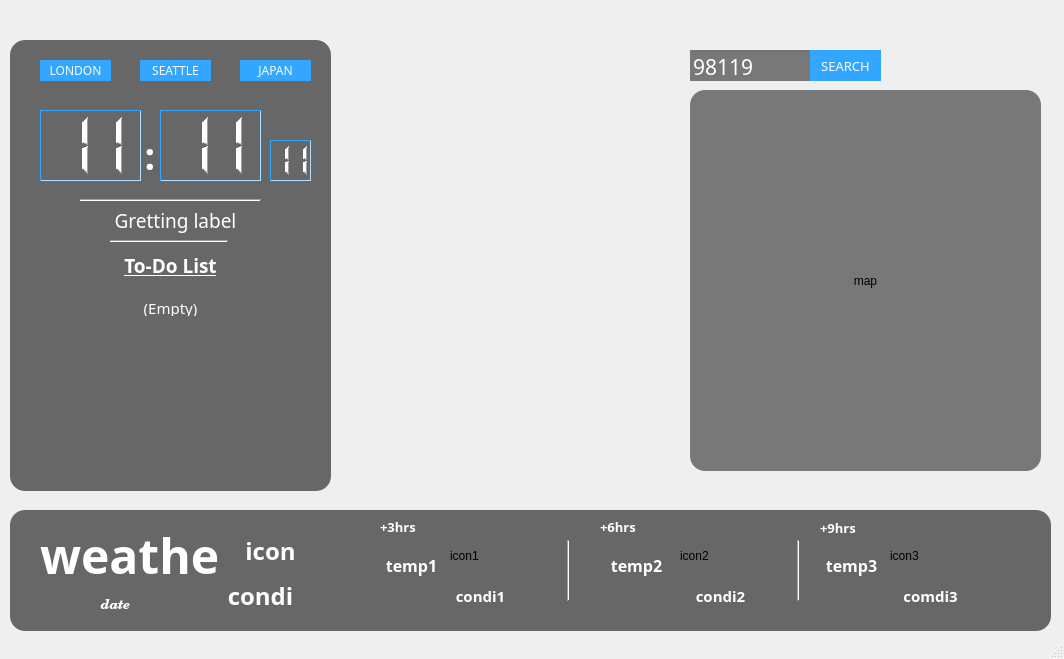
<?xml version="1.0" encoding="UTF-8"?>
<ui version="4.0">
 <class>MainWindow</class>
 <widget class="QMainWindow" name="MainWindow">
  <property name="geometry">
   <rect>
    <x>0</x>
    <y>0</y>
    <width>1064</width>
    <height>659</height>
   </rect>
  </property>
  <property name="windowTitle">
   <string>MainWindow</string>
  </property>
  <property name="styleSheet">
   <string notr="true"/>
  </property>
  <widget class="QWidget" name="centralwidget">
   <widget class="QLabel" name="backgroundLabel">
    <property name="enabled">
     <bool>true</bool>
    </property>
    <property name="geometry">
     <rect>
      <x>0</x>
      <y>0</y>
      <width>1071</width>
      <height>641</height>
     </rect>
    </property>
    <property name="text">
     <string/>
    </property>
    <property name="scaledContents">
     <bool>false</bool>
    </property>
   </widget>
   <widget class="QPushButton" name="seattleButton">
    <property name="geometry">
     <rect>
      <x>140</x>
      <y>60</y>
      <width>71</width>
      <height>21</height>
     </rect>
    </property>
    <property name="font">
     <font>
      <family>Malgun Gothic</family>
      <weight>50</weight>
      <bold>false</bold>
     </font>
    </property>
    <property name="styleSheet">
     <string notr="true">color:rgb(250,250,250);
border:none;
background-color: rgb(51, 167, 255);

</string>
    </property>
    <property name="text">
     <string>SEATTLE</string>
    </property>
   </widget>
   <widget class="QPushButton" name="japanButton">
    <property name="geometry">
     <rect>
      <x>240</x>
      <y>60</y>
      <width>71</width>
      <height>21</height>
     </rect>
    </property>
    <property name="font">
     <font>
      <family>Malgun Gothic</family>
      <weight>50</weight>
      <bold>false</bold>
     </font>
    </property>
    <property name="styleSheet">
     <string notr="true">color:rgb(250,250,250);
border:none;
background-color: rgb(51, 167, 255);</string>
    </property>
    <property name="text">
     <string>JAPAN</string>
    </property>
   </widget>
   <widget class="QPushButton" name="londonButton">
    <property name="geometry">
     <rect>
      <x>40</x>
      <y>60</y>
      <width>71</width>
      <height>21</height>
     </rect>
    </property>
    <property name="font">
     <font>
      <family>Malgun Gothic</family>
      <weight>50</weight>
      <bold>false</bold>
     </font>
    </property>
    <property name="styleSheet">
     <string notr="true">color:rgb(250,250,250);
border:none;
background-color: rgb(51, 167, 255);</string>
    </property>
    <property name="text">
     <string>LONDON</string>
    </property>
   </widget>
   <widget class="QLabel" name="tempLabel">
    <property name="geometry">
     <rect>
      <x>40</x>
      <y>500</y>
      <width>181</width>
      <height>111</height>
     </rect>
    </property>
    <property name="font">
     <font>
      <family>Malgun Gothic</family>
      <pointsize>36</pointsize>
      <weight>75</weight>
      <bold>true</bold>
     </font>
    </property>
    <property name="styleSheet">
     <string notr="true">    color: rgb(255,255, 255);    </string>
    </property>
    <property name="text">
     <string>weather</string>
    </property>
   </widget>
   <widget class="QLabel" name="conditionLabel">
    <property name="geometry">
     <rect>
      <x>210</x>
      <y>560</y>
      <width>101</width>
      <height>71</height>
     </rect>
    </property>
    <property name="font">
     <font>
      <family>Malgun Gothic</family>
      <pointsize>18</pointsize>
      <weight>75</weight>
      <bold>true</bold>
     </font>
    </property>
    <property name="styleSheet">
     <string notr="true">    color: rgb(255,255, 255);    </string>
    </property>
    <property name="text">
     <string>condi</string>
    </property>
    <property name="alignment">
     <set>Qt::AlignCenter</set>
    </property>
   </widget>
   <widget class="QLabel" name="iconLabel">
    <property name="geometry">
     <rect>
      <x>220</x>
      <y>510</y>
      <width>101</width>
      <height>81</height>
     </rect>
    </property>
    <property name="font">
     <font>
      <family>Malgun Gothic</family>
      <pointsize>18</pointsize>
      <weight>75</weight>
      <bold>true</bold>
     </font>
    </property>
    <property name="styleSheet">
     <string notr="true">    color: rgb(255,255, 255);    </string>
    </property>
    <property name="text">
     <string>icon</string>
    </property>
    <property name="alignment">
     <set>Qt::AlignCenter</set>
    </property>
   </widget>
   <widget class="QLabel" name="blurBackground">
    <property name="geometry">
     <rect>
      <x>10</x>
      <y>40</y>
      <width>321</width>
      <height>451</height>
     </rect>
    </property>
    <property name="styleSheet">
     <string notr="true">background-color:rgb(103, 103, 103);
border-radius:15px;</string>
    </property>
    <property name="text">
     <string/>
    </property>
   </widget>
   <widget class="QLabel" name="dateLabel">
    <property name="geometry">
     <rect>
      <x>40</x>
      <y>590</y>
      <width>151</width>
      <height>31</height>
     </rect>
    </property>
    <property name="font">
     <font>
      <family>Century Schoolbook</family>
      <pointsize>10</pointsize>
      <weight>75</weight>
      <italic>true</italic>
      <bold>true</bold>
     </font>
    </property>
    <property name="styleSheet">
     <string notr="true">color: rgb(255,255, 255);    

border-radius: 15px;</string>
    </property>
    <property name="text">
     <string>date</string>
    </property>
    <property name="alignment">
     <set>Qt::AlignCenter</set>
    </property>
   </widget>
   <widget class="QLCDNumber" name="hourLcd">
    <property name="geometry">
     <rect>
      <x>40</x>
      <y>110</y>
      <width>101</width>
      <height>71</height>
     </rect>
    </property>
    <property name="font">
     <font>
      <family>Malgun Gothic</family>
      <pointsize>8</pointsize>
      <weight>75</weight>
      <bold>true</bold>
     </font>
    </property>
    <property name="styleSheet">
     <string notr="true">QLCDNumber{
    color: rgb(255,255, 255); 
	border-color:rgb(51, 167, 255);   
border-width : 1.2px;
border-style:inset;
}

</string>
    </property>
    <property name="frameShape">
     <enum>QFrame::WinPanel</enum>
    </property>
    <property name="frameShadow">
     <enum>QFrame::Plain</enum>
    </property>
    <property name="digitCount">
     <number>2</number>
    </property>
    <property name="value" stdset="0">
     <double>11.000000000000000</double>
    </property>
   </widget>
   <widget class="QLCDNumber" name="minuteLcd">
    <property name="geometry">
     <rect>
      <x>160</x>
      <y>110</y>
      <width>101</width>
      <height>71</height>
     </rect>
    </property>
    <property name="font">
     <font>
      <family>Malgun Gothic</family>
      <pointsize>8</pointsize>
      <weight>75</weight>
      <bold>true</bold>
     </font>
    </property>
    <property name="styleSheet">
     <string notr="true">QLCDNumber{
    color: rgb(255,255, 255); 
	border-color:rgb(51, 167, 255);   
border-width : 1.2px;
border-style:inset;
}
</string>
    </property>
    <property name="frameShape">
     <enum>QFrame::Panel</enum>
    </property>
    <property name="frameShadow">
     <enum>QFrame::Plain</enum>
    </property>
    <property name="digitCount">
     <number>2</number>
    </property>
    <property name="value" stdset="0">
     <double>11.000000000000000</double>
    </property>
   </widget>
   <widget class="QLabel" name="label">
    <property name="geometry">
     <rect>
      <x>140</x>
      <y>110</y>
      <width>20</width>
      <height>91</height>
     </rect>
    </property>
    <property name="font">
     <font>
      <family>Malgun Gothic</family>
      <pointsize>28</pointsize>
      <weight>75</weight>
      <bold>true</bold>
     </font>
    </property>
    <property name="frameShape">
     <enum>QFrame::NoFrame</enum>
    </property>
    <property name="text">
     <string>&lt;html&gt;&lt;head/&gt;&lt;body&gt;&lt;p&gt;&lt;span style=&quot; color:#ffffff;&quot;&gt;:&lt;/span&gt;&lt;/p&gt;&lt;/body&gt;&lt;/html&gt;</string>
    </property>
    <property name="alignment">
     <set>Qt::AlignCenter</set>
    </property>
   </widget>
   <widget class="QLCDNumber" name="secondLcd">
    <property name="geometry">
     <rect>
      <x>270</x>
      <y>140</y>
      <width>41</width>
      <height>41</height>
     </rect>
    </property>
    <property name="font">
     <font>
      <pointsize>8</pointsize>
     </font>
    </property>
    <property name="styleSheet">
     <string notr="true">QLCDNumber{
    color: rgb(255,255, 255); 
	border-color:rgb(51, 167, 255);   
border-width : 1.2px;
border-style:inset;
}</string>
    </property>
    <property name="frameShape">
     <enum>QFrame::WinPanel</enum>
    </property>
    <property name="frameShadow">
     <enum>QFrame::Plain</enum>
    </property>
    <property name="digitCount">
     <number>2</number>
    </property>
    <property name="value" stdset="0">
     <double>11.000000000000000</double>
    </property>
   </widget>
   <widget class="QLineEdit" name="zipCodeEdit">
    <property name="geometry">
     <rect>
      <x>690</x>
      <y>50</y>
      <width>161</width>
      <height>31</height>
     </rect>
    </property>
    <property name="font">
     <font>
      <family>Malgun Gothic</family>
      <pointsize>16</pointsize>
      <weight>50</weight>
      <bold>false</bold>
     </font>
    </property>
    <property name="styleSheet">
     <string notr="true">QLineEdit
{
background:transparent;
color:rgb(255, 255, 255);

}

</string>
    </property>
    <property name="text">
     <string>98119</string>
    </property>
    <property name="alignment">
     <set>Qt::AlignLeading|Qt::AlignLeft|Qt::AlignTop</set>
    </property>
   </widget>
   <widget class="QPushButton" name="locationButton">
    <property name="geometry">
     <rect>
      <x>810</x>
      <y>50</y>
      <width>71</width>
      <height>31</height>
     </rect>
    </property>
    <property name="font">
     <font>
      <family>Malgun Gothic</family>
      <pointsize>10</pointsize>
      <weight>50</weight>
      <bold>false</bold>
     </font>
    </property>
    <property name="styleSheet">
     <string notr="true">color:rgb(250,250,250);
border:none;
background-color: rgb(51, 167, 255);
</string>
    </property>
    <property name="text">
     <string>SEARCH</string>
    </property>
    <property name="iconSize">
     <size>
      <width>40</width>
      <height>40</height>
     </size>
    </property>
   </widget>
   <widget class="QLabel" name="testLabel">
    <property name="geometry">
     <rect>
      <x>10</x>
      <y>510</y>
      <width>1041</width>
      <height>121</height>
     </rect>
    </property>
    <property name="styleSheet">
     <string notr="true">background-color:rgb(103, 103, 103);
border-radius:15px;</string>
    </property>
    <property name="text">
     <string/>
    </property>
   </widget>
   <widget class="QLabel" name="tempOneLabel">
    <property name="geometry">
     <rect>
      <x>376</x>
      <y>550</y>
      <width>71</width>
      <height>31</height>
     </rect>
    </property>
    <property name="font">
     <font>
      <family>Malgun Gothic</family>
      <pointsize>12</pointsize>
      <weight>75</weight>
      <bold>true</bold>
     </font>
    </property>
    <property name="styleSheet">
     <string notr="true">    color: rgb(255,255, 255);    </string>
    </property>
    <property name="text">
     <string>temp1</string>
    </property>
    <property name="alignment">
     <set>Qt::AlignCenter</set>
    </property>
   </widget>
   <widget class="QLabel" name="conditionLabel1">
    <property name="geometry">
     <rect>
      <x>440</x>
      <y>580</y>
      <width>81</width>
      <height>31</height>
     </rect>
    </property>
    <property name="font">
     <font>
      <family>Malgun Gothic</family>
      <pointsize>11</pointsize>
      <weight>75</weight>
      <bold>true</bold>
     </font>
    </property>
    <property name="styleSheet">
     <string notr="true">    color: rgb(255,255, 255);    </string>
    </property>
    <property name="text">
     <string>condi1</string>
    </property>
    <property name="alignment">
     <set>Qt::AlignCenter</set>
    </property>
   </widget>
   <widget class="QLabel" name="tempLabel2">
    <property name="geometry">
     <rect>
      <x>596</x>
      <y>550</y>
      <width>81</width>
      <height>31</height>
     </rect>
    </property>
    <property name="font">
     <font>
      <family>Malgun Gothic</family>
      <pointsize>12</pointsize>
      <weight>75</weight>
      <bold>true</bold>
     </font>
    </property>
    <property name="styleSheet">
     <string notr="true">    color: rgb(255,255, 255);    </string>
    </property>
    <property name="text">
     <string>temp2</string>
    </property>
    <property name="alignment">
     <set>Qt::AlignCenter</set>
    </property>
   </widget>
   <widget class="QLabel" name="conditionLabel2">
    <property name="geometry">
     <rect>
      <x>680</x>
      <y>580</y>
      <width>81</width>
      <height>31</height>
     </rect>
    </property>
    <property name="font">
     <font>
      <family>Malgun Gothic</family>
      <pointsize>11</pointsize>
      <weight>75</weight>
      <bold>true</bold>
     </font>
    </property>
    <property name="styleSheet">
     <string notr="true">    color: rgb(255,255, 255);    </string>
    </property>
    <property name="text">
     <string>condi2</string>
    </property>
    <property name="alignment">
     <set>Qt::AlignCenter</set>
    </property>
   </widget>
   <widget class="QLabel" name="tempLabel3">
    <property name="geometry">
     <rect>
      <x>816</x>
      <y>550</y>
      <width>71</width>
      <height>31</height>
     </rect>
    </property>
    <property name="font">
     <font>
      <family>Malgun Gothic</family>
      <pointsize>12</pointsize>
      <weight>75</weight>
      <bold>true</bold>
     </font>
    </property>
    <property name="styleSheet">
     <string notr="true">    color: rgb(255,255, 255);    </string>
    </property>
    <property name="text">
     <string>temp3</string>
    </property>
    <property name="alignment">
     <set>Qt::AlignCenter</set>
    </property>
   </widget>
   <widget class="QLabel" name="conditionLabel3">
    <property name="geometry">
     <rect>
      <x>890</x>
      <y>580</y>
      <width>81</width>
      <height>31</height>
     </rect>
    </property>
    <property name="font">
     <font>
      <family>Malgun Gothic</family>
      <pointsize>11</pointsize>
      <weight>75</weight>
      <bold>true</bold>
     </font>
    </property>
    <property name="styleSheet">
     <string notr="true">    color: rgb(255,255, 255);    </string>
    </property>
    <property name="text">
     <string>comdi3</string>
    </property>
    <property name="alignment">
     <set>Qt::AlignCenter</set>
    </property>
   </widget>
   <widget class="Line" name="line">
    <property name="geometry">
     <rect>
      <x>560</x>
      <y>540</y>
      <width>16</width>
      <height>61</height>
     </rect>
    </property>
    <property name="orientation">
     <enum>Qt::Vertical</enum>
    </property>
   </widget>
   <widget class="Line" name="line_2">
    <property name="geometry">
     <rect>
      <x>790</x>
      <y>540</y>
      <width>16</width>
      <height>61</height>
     </rect>
    </property>
    <property name="orientation">
     <enum>Qt::Vertical</enum>
    </property>
   </widget>
   <widget class="Line" name="line_3">
    <property name="geometry">
     <rect>
      <x>80</x>
      <y>190</y>
      <width>181</width>
      <height>20</height>
     </rect>
    </property>
    <property name="orientation">
     <enum>Qt::Horizontal</enum>
    </property>
   </widget>
   <widget class="QLabel" name="welcomeLabel">
    <property name="geometry">
     <rect>
      <x>60</x>
      <y>200</y>
      <width>231</width>
      <height>41</height>
     </rect>
    </property>
    <property name="font">
     <font>
      <family>Malgun Gothic</family>
      <pointsize>14</pointsize>
      <weight>50</weight>
      <italic>false</italic>
      <bold>false</bold>
     </font>
    </property>
    <property name="styleSheet">
     <string notr="true">    color: rgb(255,255, 255); </string>
    </property>
    <property name="text">
     <string>Gretting label</string>
    </property>
    <property name="alignment">
     <set>Qt::AlignCenter</set>
    </property>
   </widget>
   <widget class="QLabel" name="blurMapBackground">
    <property name="geometry">
     <rect>
      <x>690</x>
      <y>90</y>
      <width>351</width>
      <height>381</height>
     </rect>
    </property>
    <property name="styleSheet">
     <string notr="true">background-color:rgb(120, 120, 120);
border-radius:15px;</string>
    </property>
    <property name="text">
     <string/>
    </property>
   </widget>
   <widget class="QLabel" name="mapLabel">
    <property name="geometry">
     <rect>
      <x>700</x>
      <y>100</y>
      <width>331</width>
      <height>361</height>
     </rect>
    </property>
    <property name="styleSheet">
     <string notr="true">border-radius: 15px;</string>
    </property>
    <property name="text">
     <string>map</string>
    </property>
    <property name="alignment">
     <set>Qt::AlignCenter</set>
    </property>
   </widget>
   <widget class="QLabel" name="zipcodeBlur">
    <property name="geometry">
     <rect>
      <x>690</x>
      <y>50</y>
      <width>151</width>
      <height>31</height>
     </rect>
    </property>
    <property name="styleSheet">
     <string notr="true">background-color:rgb(120, 120, 120);
</string>
    </property>
    <property name="text">
     <string/>
    </property>
   </widget>
   <widget class="QPushButton" name="clearMapButton">
    <property name="geometry">
     <rect>
      <x>1000</x>
      <y>110</y>
      <width>21</width>
      <height>21</height>
     </rect>
    </property>
    <property name="font">
     <font>
      <family>Malgun Gothic</family>
      <pointsize>10</pointsize>
      <weight>50</weight>
      <bold>false</bold>
     </font>
    </property>
    <property name="styleSheet">
     <string notr="true">color:rgb(250,250,250);
border:none;
background-color: transparent;

</string>
    </property>
    <property name="text">
     <string/>
    </property>
    <property name="icon">
     <iconset resource="images.qrc">
      <normaloff>:/images/clear1.png</normaloff>:/images/clear1.png</iconset>
    </property>
    <property name="iconSize">
     <size>
      <width>20</width>
      <height>26</height>
     </size>
    </property>
   </widget>
   <widget class="QLabel" name="threeHourLabel">
    <property name="geometry">
     <rect>
      <x>450</x>
      <y>530</y>
      <width>91</width>
      <height>51</height>
     </rect>
    </property>
    <property name="text">
     <string>icon1</string>
    </property>
   </widget>
   <widget class="QLabel" name="sixHourLabel">
    <property name="geometry">
     <rect>
      <x>680</x>
      <y>530</y>
      <width>91</width>
      <height>51</height>
     </rect>
    </property>
    <property name="text">
     <string>icon2</string>
    </property>
   </widget>
   <widget class="QLabel" name="nineHourLabel">
    <property name="geometry">
     <rect>
      <x>890</x>
      <y>530</y>
      <width>91</width>
      <height>51</height>
     </rect>
    </property>
    <property name="text">
     <string>icon3</string>
    </property>
   </widget>
   <widget class="QLabel" name="label_2">
    <property name="geometry">
     <rect>
      <x>110</x>
      <y>250</y>
      <width>121</width>
      <height>31</height>
     </rect>
    </property>
    <property name="font">
     <font>
      <family>Malgun Gothic</family>
      <pointsize>14</pointsize>
      <weight>75</weight>
      <bold>true</bold>
      <underline>true</underline>
     </font>
    </property>
    <property name="styleSheet">
     <string notr="true">color: rgb(255,255, 255); </string>
    </property>
    <property name="text">
     <string>To-Do List</string>
    </property>
    <property name="alignment">
     <set>Qt::AlignCenter</set>
    </property>
   </widget>
   <widget class="QTableView" name="tableView">
    <property name="geometry">
     <rect>
      <x>40</x>
      <y>300</y>
      <width>271</width>
      <height>171</height>
     </rect>
    </property>
    <property name="font">
     <font>
      <family>Malgun Gothic</family>
      <pointsize>11</pointsize>
     </font>
    </property>
    <property name="styleSheet">
     <string notr="true">QTableView
{
color:rgb(255, 255, 255);
background-color: transparent;
border:none;

}</string>
    </property>
    <property name="showGrid">
     <bool>true</bool>
    </property>
    <property name="gridStyle">
     <enum>Qt::NoPen</enum>
    </property>
    <attribute name="horizontalHeaderVisible">
     <bool>false</bool>
    </attribute>
    <attribute name="verticalHeaderVisible">
     <bool>false</bool>
    </attribute>
   </widget>
   <widget class="Line" name="line_4">
    <property name="geometry">
     <rect>
      <x>110</x>
      <y>240</y>
      <width>118</width>
      <height>3</height>
     </rect>
    </property>
    <property name="orientation">
     <enum>Qt::Horizontal</enum>
    </property>
   </widget>
   <widget class="QPushButton" name="addToDoListButton">
    <property name="geometry">
     <rect>
      <x>30</x>
      <y>250</y>
      <width>41</width>
      <height>41</height>
     </rect>
    </property>
    <property name="styleSheet">
     <string notr="true">border: none;
</string>
    </property>
    <property name="text">
     <string/>
    </property>
    <property name="icon">
     <iconset resource="images.qrc">
      <normaloff>:/images/add.png</normaloff>:/images/add.png</iconset>
    </property>
    <property name="iconSize">
     <size>
      <width>21</width>
      <height>30</height>
     </size>
    </property>
   </widget>
   <widget class="QLabel" name="label_3">
    <property name="geometry">
     <rect>
      <x>380</x>
      <y>520</y>
      <width>47</width>
      <height>14</height>
     </rect>
    </property>
    <property name="font">
     <font>
      <family>Malgun Gothic</family>
      <pointsize>10</pointsize>
      <weight>75</weight>
      <bold>true</bold>
     </font>
    </property>
    <property name="styleSheet">
     <string notr="true">    color: rgb(255,255, 255);    </string>
    </property>
    <property name="text">
     <string>+3hrs</string>
    </property>
   </widget>
   <widget class="QLabel" name="label_4">
    <property name="geometry">
     <rect>
      <x>600</x>
      <y>520</y>
      <width>47</width>
      <height>14</height>
     </rect>
    </property>
    <property name="font">
     <font>
      <family>Malgun Gothic</family>
      <pointsize>10</pointsize>
      <weight>75</weight>
      <bold>true</bold>
     </font>
    </property>
    <property name="styleSheet">
     <string notr="true">    color: rgb(255,255, 255);    </string>
    </property>
    <property name="text">
     <string>+6hrs</string>
    </property>
   </widget>
   <widget class="QLabel" name="label_5">
    <property name="geometry">
     <rect>
      <x>820</x>
      <y>520</y>
      <width>47</width>
      <height>16</height>
     </rect>
    </property>
    <property name="font">
     <font>
      <family>Malgun Gothic</family>
      <pointsize>10</pointsize>
      <weight>75</weight>
      <bold>true</bold>
     </font>
    </property>
    <property name="styleSheet">
     <string notr="true">    color: rgb(255,255, 255);    </string>
    </property>
    <property name="text">
     <string>+9hrs</string>
    </property>
   </widget>
   <widget class="QLabel" name="emptyLabel">
    <property name="geometry">
     <rect>
      <x>140</x>
      <y>300</y>
      <width>61</width>
      <height>16</height>
     </rect>
    </property>
    <property name="font">
     <font>
      <family>Malgun Gothic</family>
      <pointsize>11</pointsize>
      <weight>50</weight>
      <bold>false</bold>
     </font>
    </property>
    <property name="styleSheet">
     <string notr="true">color: rgb(255,255, 255); </string>
    </property>
    <property name="text">
     <string>(Empty)</string>
    </property>
    <property name="alignment">
     <set>Qt::AlignCenter</set>
    </property>
   </widget>
   <zorder>backgroundLabel</zorder>
   <zorder>zipcodeBlur</zorder>
   <zorder>testLabel</zorder>
   <zorder>blurBackground</zorder>
   <zorder>seattleButton</zorder>
   <zorder>japanButton</zorder>
   <zorder>londonButton</zorder>
   <zorder>tempLabel</zorder>
   <zorder>conditionLabel</zorder>
   <zorder>iconLabel</zorder>
   <zorder>dateLabel</zorder>
   <zorder>hourLcd</zorder>
   <zorder>minuteLcd</zorder>
   <zorder>label</zorder>
   <zorder>secondLcd</zorder>
   <zorder>zipCodeEdit</zorder>
   <zorder>locationButton</zorder>
   <zorder>tempOneLabel</zorder>
   <zorder>conditionLabel1</zorder>
   <zorder>tempLabel2</zorder>
   <zorder>conditionLabel2</zorder>
   <zorder>tempLabel3</zorder>
   <zorder>conditionLabel3</zorder>
   <zorder>line</zorder>
   <zorder>line_2</zorder>
   <zorder>line_3</zorder>
   <zorder>welcomeLabel</zorder>
   <zorder>blurMapBackground</zorder>
   <zorder>mapLabel</zorder>
   <zorder>clearMapButton</zorder>
   <zorder>threeHourLabel</zorder>
   <zorder>sixHourLabel</zorder>
   <zorder>nineHourLabel</zorder>
   <zorder>label_2</zorder>
   <zorder>tableView</zorder>
   <zorder>line_4</zorder>
   <zorder>addToDoListButton</zorder>
   <zorder>label_3</zorder>
   <zorder>label_4</zorder>
   <zorder>label_5</zorder>
   <zorder>emptyLabel</zorder>
  </widget>
  <widget class="QMenuBar" name="menubar">
   <property name="geometry">
    <rect>
     <x>0</x>
     <y>0</y>
     <width>1064</width>
     <height>22</height>
    </rect>
   </property>
  </widget>
  <widget class="QStatusBar" name="statusbar"/>
 </widget>
 <resources>
  <include location="images.qrc"/>
 </resources>
 <connections/>
</ui>
